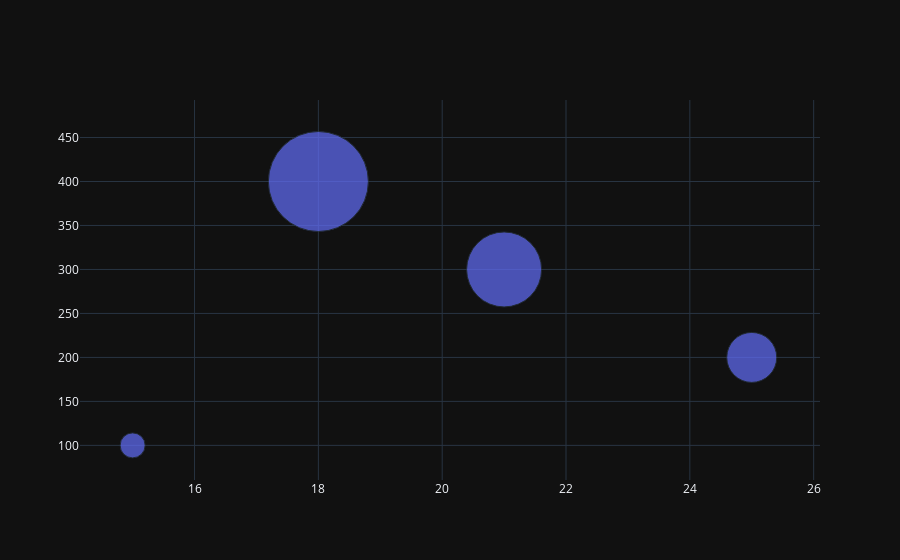

The code cell stored with this chart in its notebook:
### Code cell
size = [25, 100, 75, 50]

trace = go.Scatter(
    x=[15, 18, 21, 25],
    y=[100, 400, 300, 200],
    mode='markers',
    marker=dict(size=size)
)

data = [trace]

offline.iplot(data)

### Figure 1 — Plotly figure (JSON) as saved in the notebook; plotly's stock layout.template omitted (floating-point values rounded to 4 significant figures)
{"data": [{"marker": {"size": [25, 100, 75, 50]}, "mode": "markers", "x": [15, 18, 21, 25], "y": [100, 400, 300, 200], "type": "scatter"}], "layout": {}}
